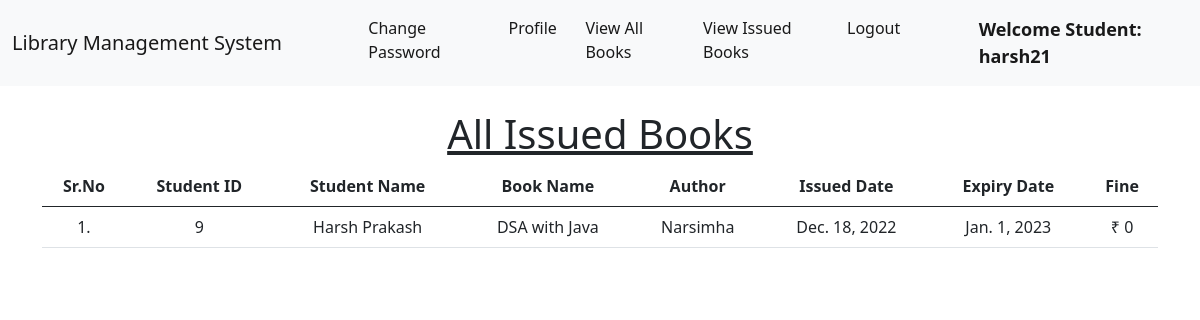
The app's page /student_issued_books/ (signed in) with its own data.
### library/models.py (models this page shows, shortened)
class Book(models.Model):
    name = models.CharField(max_length=200)
    author = models.CharField(max_length=200)
    isbn = models.PositiveIntegerField()
    category = models.CharField(max_length=50)

class IssuedBook(models.Model):
    student_id = models.CharField(max_length=100, blank=True)
    isbn = models.CharField(max_length=13)
    issued_date = models.DateField(auto_now=True)
    expiry_date = models.DateField(default=expiry)

### library/views.py (the view)
# urls.py: path("student_issued_books/", views.student_issued_books, name="student_issued_books"),
@login_required(login_url = '/student_login')
def student_issued_books(request):
    student = Student.objects.filter(user_id=request.user.id)
    issuedBooks = IssuedBook.objects.filter(student_id=student[0].user_id)
    li1 = []
    li2 = []
    for i in issuedBooks:
        books = Book.objects.filter(isbn=i.isbn)
        for book in books:
            t=(request.user.id, request.user.get_full_name, book.name,book.author)
            li1.append(t)
        days=(date.today()-i.issued_date)
        d=days.days
        fine=0
        if d>15:
            day=d-14
            fine=day*5
        t=(issuedBooks[0].issued_date, issuedBooks[0].expiry_date, fine)
        li2.append(t)
    return render(request,'student_issued_books.html',{'li1':li1, 'li2':li2})

### library/templates/student_issued_books.html (shortened to what this page needs)
{% extends 'student_navbar.html' %}
{% load static %}
{% block body %}
<div class="container mt-4">
    <h1 class="text-center"><u>All Issued Books</u></h1>
    <table class="table table-hover" id="example">
        <thead>
            <tr class="text-center">
                <th>Sr.No</th>
                <th>Student ID</th>
                <th>Student Name</th>
                <th>Book Name</th>
                <th>Author</th>
                <th>Issued Date</th>
                <th>Expiry Date</th>
                <th>Fine</th>
            </tr>
        </thead>
        <tbody>
            {% for i in li1 %}
            <tr class="text-center">
                <td>{{forloop.counter}}.</td>
                <td>{{i.0}}</td>
                <td>{{i.1}}</td>
                <td>{{i.2}}</td>
                <td>{{i.3}}</td>
                {% endfor %}
                {% for i in li2 %}
                <td>{{i.0}}</td>
                <td>{{i.1}}</td>
                <td>₹ {{i.2}}</td>
            </tr>
            {% endfor %}
        </tbody>
    </table>
    </div>
{% endblock %}

### library/templates/student_navbar.html (shortened to what this page needs)
<!doctype html>
<html lang="en">
  <head>
    <link href="https://cdn.jsdelivr.net/npm/bootstrap@5.1.0/dist/css/bootstrap.min.css" rel="stylesheet">
    <link rel="stylesheet" href="https://cdn.datatables.net/1.10.25/css/jquery.dataTables.min.css">
    <link rel="stylesheet" href="https://cdn.datatables.net/buttons/1.7.1/css/buttons.dataTables.min.css">
  </head>
  <body>
    <nav class="navbar navbar-expand-lg navbar-light bg-light sticky-top">
        <div class="container-fluid">
          <a class="navbar-brand" href="#">Library Management System</a>
          <div class="collapse navbar-collapse" id="navbarSupportedContent">
            <ul class="navbar-nav me-auto mb-2 mb-lg-0">
              <li class="nav-item">
                <a class="nav-link active" aria-current="page" href="/change_password/">Change Password</a>
              </li>
              <li class="nav-item">
                <a class="nav-link active" aria-current="page" href="/profile/">Profile</a>
              </li>
              <li class="nav-item">
                <a class="nav-link active" aria-current="page" href="/student_view_book/">View All Books</a>
              </li>
              <li class="nav-item">
                <a class="nav-link active" aria-current="page" href="/student_issued_books/">View Issued Books</a>
              </li>
              <li class="nav-item">
                <a class="nav-link active" aria-current="page" href="/logout/">Logout</a>
              </li>
              <li class="nav-item">
                <a style="font-weight:600; font-family:'Segoe UI', Tahoma, Geneva, Verdana, sans-serif; font-size: large;" class="nav-link active" href="#">Welcome Student: {{request.user}}</a>
              </li>
            </ul>
          </div>
        </div>
      </nav>
      {% block body %}
      {% endblock %}
  </body>
</html>

### records on screen
Book: name "DSA with Java", author "Narsimha"
IssuedBook: issued_date "Dec. 18, 2022", expiry_date "Jan. 1, 2023"

### other values on screen
{{ request.user }} "harsh21"
{{ i.0 }} "9"
{{ i.1 }} "Harsh Prakash"
{{ i.2 }} "0"
